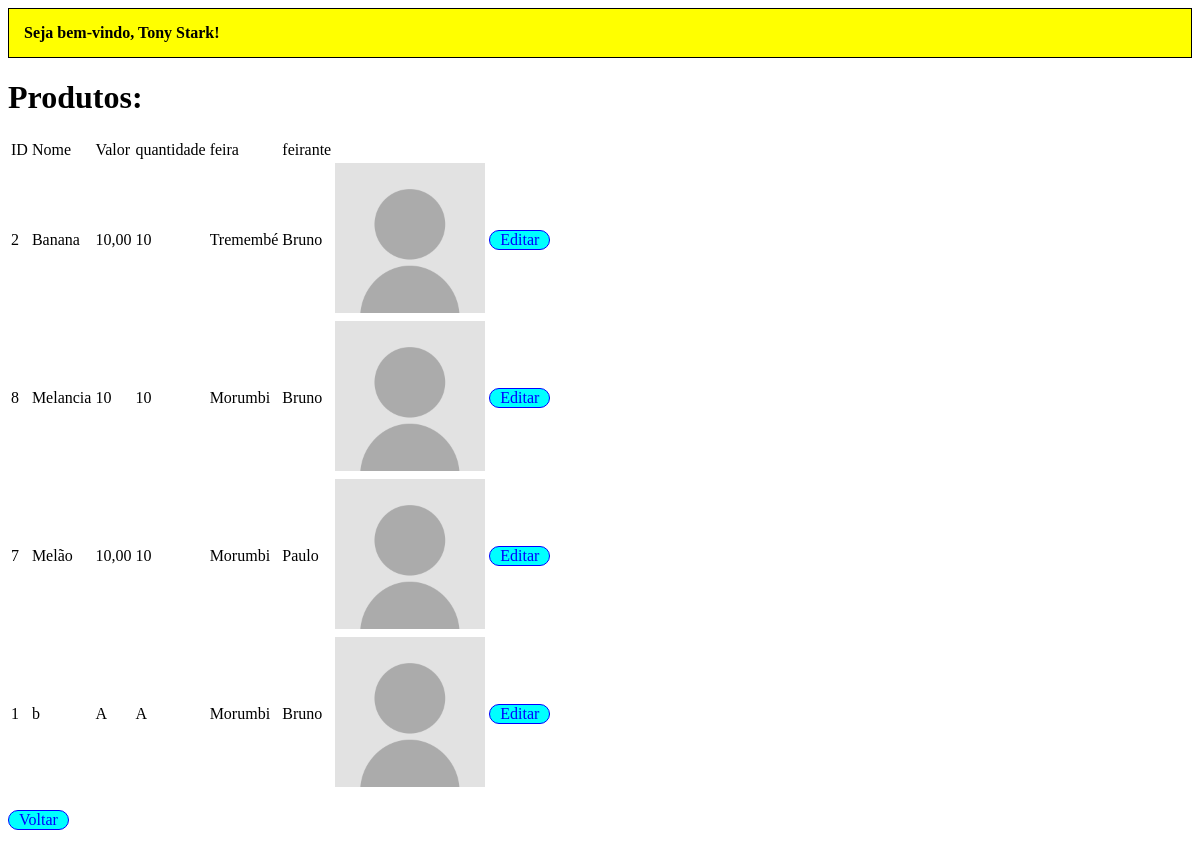
The app's page /produto (signed in), older data.
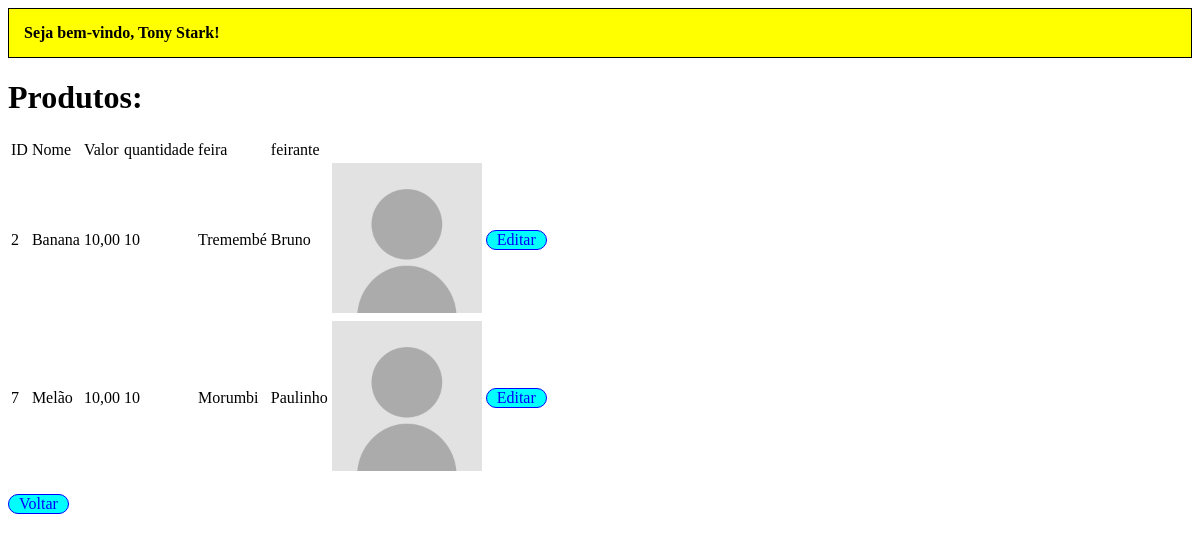
The same page, newer data.
### tables this page shows
CREATE TABLE usuario (
    login VARCHAR(50) PRIMARY KEY NOT NULL,
    senha VARCHAR(50) NOT NULL,
    nome VARCHAR(50) NOT NULL,
    FOREIGN KEY(login) REFERENCES serie(login)
);

CREATE TABLE produto (
    id_produto INTEGER PRIMARY KEY AUTOINCREMENT,
    nome_produto VARCHAR(50) NOT NULL,
    valor VARCHAR(50) NOT NULL,
    quantidade VARCHAR(1) NOT NULL,
    id_feira INTEGER NOT NULL,
    id_feirante INTEGER NOT NULL,
    id_foto_prod VARCHAR(50) NOT NULL,
    FOREIGN KEY(id_feira) REFERENCES feira(id_feira)
    FOREIGN KEY(id_feirante) REFERENCES feirante(id_feirante)
);

CREATE TABLE feira (
    id_feira INTEGER PRIMARY KEY AUTOINCREMENT,
    bairro VARCHAR(50) NOT NULL,
    horario VARCHAR(50) NOT NULL,
    dia VARCHAR(50) NOT NULL,
    UNIQUE(bairro)
);

CREATE TABLE feirante (
    id_feirante INTEGER PRIMARY KEY AUTOINCREMENT,
    nome_feirante VARCHAR(50) NOT NULL,
    barraca VARCHAR(50) NOT NULL,
    sexo VARCHAR(1) NOT NULL,
    id_feira INTEGER NOT NULL,
    id_foto VARCHAR(50) NOT NULL,
    FOREIGN KEY(id_feira) REFERENCES feira(id_feira)
);

### flask-jinja2-crud-master/serie.py (the view)
@app.route("/produto")
def listar_produtos_api():
    logado = autenticar_login()
    if logado is None:
        return redirect("/")
    lista = db_listar_produtos()
    print(lista)
    return render_template("lista_produtos.html", logado = logado, produtos = lista)

### flask-jinja2-crud-master/serie.py (called while the page is built)
def autenticar_login():
    login = request.cookies.get("login", "")
    senha = request.cookies.get("senha", "")
    return db_fazer_login(login, senha)

def row_to_dict(description, row):
    if row is None: return None
    d = {}
    for i in range(0, len(row)):
        d[description[i][0]] = row[i]
    return d

def rows_to_dict(description, rows):
    result = []
    for row in rows:
        result.append(row_to_dict(description, row))
    return result

def conectar():
    return sqlite3.connect('serie.db')

def db_listar_produtos():
    with closing(conectar()) as con, closing(con.cursor()) as cur:
        cur.execute("SELECT prod.id_produto, prod.nome_produto, prod.valor, prod.quantidade, prod.id_feira, prod.id_feirante, prod.id_foto_prod, f.bairro, fe.nome_feirante, fe.barraca FROM produto prod INNER JOIN feira f ON prod.id_feira = f.id_feira INNER JOIN feirante fe ON prod.id_feirante = fe.id_feirante ORDER BY prod.nome_produto ASC")
        return rows_to_dict(cur.description, cur.fetchall())

def db_fazer_login(login, senha):
    with closing(conectar()) as con, closing(con.cursor()) as cur:
        cur.execute("SELECT u.login, u.senha, u.nome FROM usuario u WHERE u.login = ? AND u.senha = ?", [login, senha])
        return row_to_dict(cur.description, cur.fetchone())

### flask-jinja2-crud-master/templates/lista_produtos.html (shortened to what this page needs)
{% extends "base.html" %}
{% block conteudo %}
    <h1>Produtos:</h1>
    <table>
        <tr>
            <td>ID</td>
            <td>Nome</td>
            <td>Valor</td>
            <td>quantidade</td>
            <td>feira</td>
            <td>feirante</td>
            <td>&nbsp;</td>
        </tr>
        {% for produto in produtos %}
            <tr>
                <td>{{produto['id_produto']}}</td>
                <td>{{produto['nome_produto']}}</td>
                <td>{{produto['valor']}}</td>
                <td>{{produto['quantidade']}}</td>
                <td>{{produto['bairro']}}</td>
                <td>{{produto['nome_feirante']}}</td>
                <td>{% if produto['id_foto_prod'] != '' %}
                    <img src="{{ url_for('produto_download_foto', id_foto_prod = produto['id_foto_prod']) }}" id="foto" width="150"/>
                {% else %}
                    <img src="{{ url_for('static', filename = 'no-photo.png') }}" id="foto" width="150"/>
                {% endif %}</td>
                <td><a href="/produto/{{produto['id_produto']}}">Editar</a></td>
            </tr>
        {% endfor %}
    </table>
    <p><a href="/">Voltar</a></p>
{% endblock %}

### flask-jinja2-crud-master/templates/base.html (shortened to what this page needs)
<!DOCTYPE html>
<html>
    <head>
        <link rel="stylesheet" href="{{ url_for('static', filename = 'base.css') }}"/>
    </head>
    <body>
        <header>
            Seja bem-vindo, {{logado['nome']}}!
        </header>
        {% block conteudo %}{% endblock %}
    </body>
</html>

### flask-jinja2-crud-master/static/base.css (style rules this page uses)
a, button, input[type='button'], .upload { color: blue; background-color: cyan; border-style: solid; border-width: 1px; border-color: blue; border-radius: 10px; padding-left: 10px; padding-right: 10px; text-decoration: none; display: inline-block; cursor: pointer; }
header { color: black; background-color: yellow; padding: 15px; font-weight: bold; border-style: solid; border-width: 1px; border-color: black; }

Row changes from the older to the newer data that the page shows:
removed produto: id_produto "8", nome_produto "Melancia", valor "10", quantidade "10", bairro "Morumbi", nome_feirante "Bruno", id_foto_prod (picture)
removed produto: id_produto "1", nome_produto "b", valor "A", quantidade "A", bairro "Morumbi", nome_feirante "Bruno", id_foto_prod (picture)
changed produto "Banana": id_foto_prod: picture added
changed produto "Melão": nome_feirante "Paulo" → "Paulinho"
